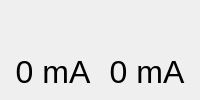
  <widget class="QDockWidget" name="dockCurrent">
   <property name="windowTitle">
    <string>Current</string>
   </property>
   <attribute name="dockWidgetArea">
    <number>2</number>
   </attribute>
   <widget class="QWidget" name="dockWidgetContents_5">
    <layout class="QGridLayout" name="gridLayout_5">
     <item row="0" column="0">
      <layout class="QVBoxLayout" name="verticalLayout_8">
       <item>
        <widget class="QwtPlot" name="qwtPlotCurrent1">
         <property name="maximumSize">
          <size>
           <width>200</width>
           <height>180</height>
          </size>
         </property>
         <property name="font">
          <font>
           <family>Verdana</family>
          </font>
         </property>
        </widget>
       </item>
       <item>
        <layout class="QGridLayout" name="gridLayout_14">
         <item row="0" column="0">
          <widget class="QLabel" name="lblCurrent1">
           <property name="font">
            <font>
             <pointsize>24</pointsize>
             <weight>50</weight>
             <bold>false</bold>
            </font>
           </property>
           <property name="frameShape">
            <enum>QFrame::NoFrame</enum>
           </property>
           <property name="frameShadow">
            <enum>QFrame::Raised</enum>
           </property>
           <property name="text">
            <string>0 mA</string>
           </property>
           <property name="alignment">
            <set>Qt::AlignCenter</set>
           </property>
          </widget>
         </item>
        </layout>
       </item>
      </layout>
     </item>
     <item row="0" column="1">
      <layout class="QVBoxLayout" name="verticalLayout_9">
       <item>
        <widget class="QwtPlot" name="qwtPlotCurrent2">
         <property name="maximumSize">
          <size>
           <width>200</width>
           <height>180</height>
          </size>
         </property>
         <property name="font">
          <font>
           <family>Verdana</family>
          </font>
         </property>
        </widget>
       </item>
       <item>
        <layout class="QGridLayout" name="gridLayout_17">
         <item row="0" column="0">
          <widget class="QLabel" name="lblCurrent2">
           <property name="font">
            <font>
             <pointsize>24</pointsize>
             <weight>50</weight>
             <bold>false</bold>
            </font>
           </property>
           <property name="frameShape">
            <enum>QFrame::NoFrame</enum>
           </property>
           <property name="frameShadow">
            <enum>QFrame::Raised</enum>
           </property>
           <property name="text">
            <string>0 mA</string>
           </property>
           <property name="alignment">
            <set>Qt::AlignCenter</set>
           </property>
          </widget>
         </item>
        </layout>
       </item>
      </layout>
     </item>
    </layout>
    <zorder></zorder>
    <zorder></zorder>
   </widget>
  </widget>
